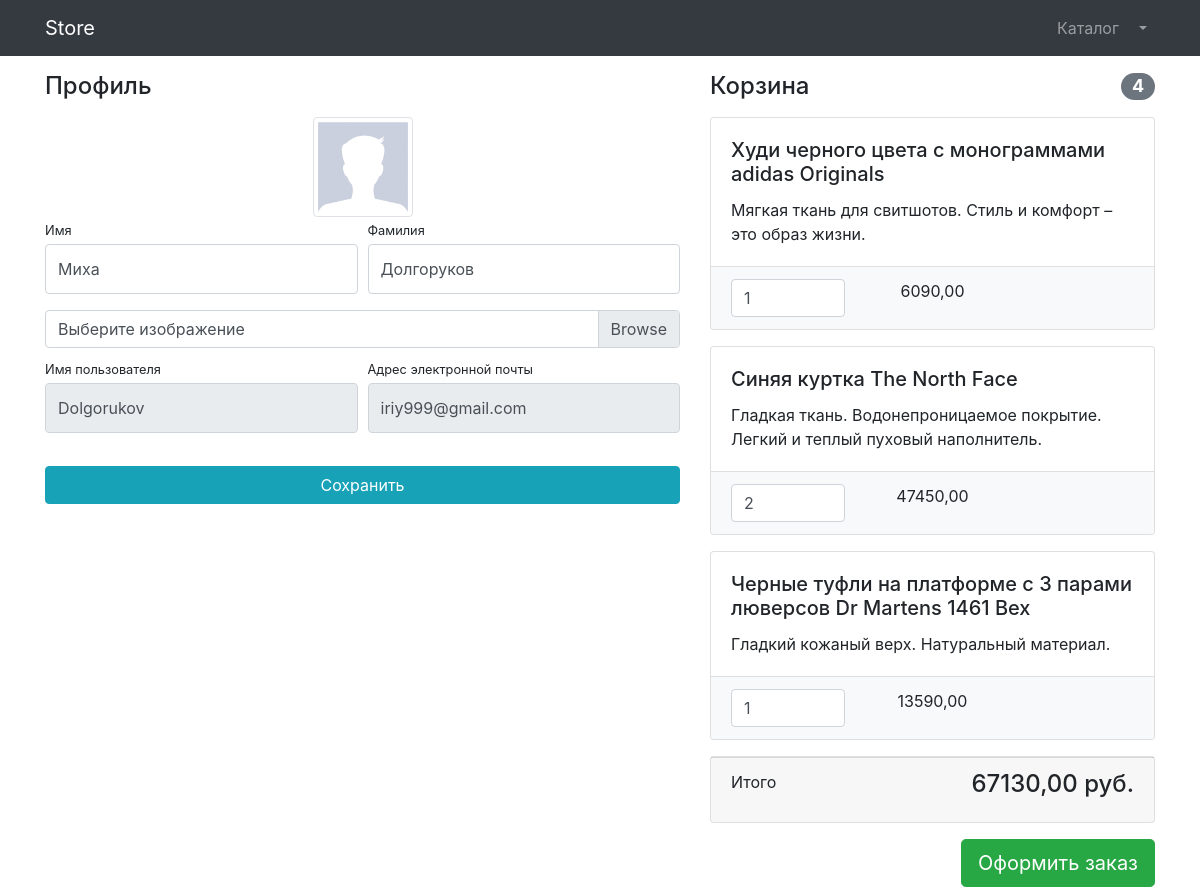
/users/profile/ (signed in), run on the app's committed database.
### users/models.py (models this page shows)
class User(AbstractUser):
    image = models.ImageField(upload_to='users_images', null=True, blank=True)

### products/models.py (models this page shows, shortened)
class Basket(models.Model):
    user = models.ForeignKey(to=User, on_delete=models.CASCADE)
    product = models.ForeignKey(to=Product, on_delete=models.CASCADE)
    quantity = models.PositiveSmallIntegerField(default=0)
    created_timestamp = models.DateTimeField(auto_now_add=True)
    objects = BasketQuerySet.as_manager()
    def sum(self):
        return self.product.price * self.quantity

class Product(models.Model):
    name = models.CharField(max_length=256)
    description = models.TextField(null=True, blank=True)
    price = models.DecimalField(max_digits=8, decimal_places=2)
    quantity = models.PositiveIntegerField(default=0)
    image = models.ImageField(upload_to='products_images')
    category = models.ForeignKey(to=ProductCategory, on_delete=models.CASCADE)
    class Meta:
        verbose_name = 'product'
        verbose_name_plural = 'products'

### users/views.py (the view)
# urls.py: path('profile/', profile, name='profile'),
@login_required
def profile(request):
    if request.method == 'POST':
        form = UserProfileForm(instance=request.user, data=request.POST, files=request.FILES)
        if form.is_valid():
            form.save()
            return HttpResponseRedirect(reverse('users:profile'))
        else:
            print(form.errors)
    else:
        form = UserProfileForm(instance=request.user)
    context = {'title': 'Store - Профиль',
               'form': form,
               'baskets': Basket.objects.filter(user=request.user),
               }
    return render(request, 'users/profile.html', context)

### users/forms.py
class UserProfileForm(UserChangeForm):
    first_name = forms.CharField(widget=forms.TextInput(attrs={'class': 'form-control py-4'}))
    last_name = forms.CharField(widget=forms.TextInput(attrs={'class': 'form-control py-4'}))
    username = forms.CharField(widget=forms.TextInput(attrs={'class': 'form-control py-4', 'readonly': True}))
    email = forms.CharField(widget=forms.TextInput(attrs={'class': 'form-control py-4', 'readonly': True}))
    image = forms.ImageField(widget=forms.FileInput(attrs={'class': 'custom-file-input'}), required=False)
    class Meta():
        model = User
        fields = ('first_name', 'last_name', 'username', 'email')

### products/models.py (called while the page is built)
    def total_sum(self):
        return sum(basket.sum() for basket in self.filter())

    def total_quantity(self):
        return sum(basket.quantity for basket in self)

### users/templates/users/profile.html (shortened to what this page needs)
{% extends 'products/base.html' %}
{% load static %}
{% block css %}
    <link href="{% static 'vendor/css/profile.css' %}" rel="stylesheet">
{% endblock %}
{% block content %}
    <div class="container">
    <div class="row">
        <div class="col-lg-7">
            <h4 class="mt-3 mb-3">Профиль</h4>
            <div class="col-lg-12 text-center">
                <img width="100" height="100"
                     src="{% if user.image %} {{ user.image.url %} {% else %} {% static 'vendor/img/users/default_avatar.jpg' %} {% endif %}"
                     class="img-thumbnail">
            </div>
            <form action="{% url 'users:profile' %}" method="post" enctype="multipart/form-data">
                <div class="form-row">
                    <div class="col-lg-6">
                        <div class="form-group">
                            <label class="small mb-1" for="{{ form.first_name.id_for_lable }}">Имя</label>
                            {{ form.first_name }}
                        </div>
                    </div>
                    <div class="col-lg-6">
                        <div class="form-group">
                            <label class="small mb-1" for="{{ form.last_name.id_for_lable }}">Фамилия</label>
                            {{ form.last_name }}
                        </div>
                    </div>
                </div>
                <div class="form-row mb-2">
                    <div class="col-lg-12">
                        <div class="custom-file">
                            <label class="custom-file-label" for="{{ form.image.id_for_lable }}">Выберите изображение</label>
                        </div>
                    </div>
                </div>
                <div class="form-row">
                    <div class="col-lg-6">
                        <label class="small mb-1" for="{{ form.username.id_for_lable }}">Имя пользователя</label>
                        {{ form.username }}
                    </div>
                    <div class="col-lg-6">
                        <label class="small mb-1" for="{{ form.email.id_for_lable }}">Адрес электронной
                            почты</label>
                        {{ form.email }}
                    </div>
                </div>
                <div class="form-row">
                    <div class="col-lg-12" style="margin-top: 33px;">
                        <input class="btn btn-info btn-block" type="submit" value="Сохранить">
                    </div>
                </div>
            </form>
        </div>
        <div class="col-lg-5">
            {% include 'products/baskets.html' %}
        </div>
    </div>
</div>
{% endblock %}

### products/templates/products/baskets.html (shortened to what this page needs)
{% if baskets %}
    <h4 class="mt-3 mb-3 d-flex justify-content-between align-items-center mb-3">
    Корзина <span class="badge badge-secondary badge-pill">{{ baskets.total_quantity }}</span>
    </h4>
    {% for basket in baskets %}
    <div class="card mb-3">
                    <div class="card-body">
                        <h5 class="card-title">{{ basket.product.name }}</h5>
                        <p class="card-text">{{ basket.product.description }}</p>
                    </div>
                    <ul class="list-group list-group-flush">
                        <li class="list-group-item bg-light">
                            <div class="row text-center">
                                <div class="col-lg-4">
                                    <input name="basketID" type="number" class="form-control"
                                           value="{{ basket.quantity }}" min="0">
                                </div>
                                <div class="col-lg-4">{{ basket.sum }}</div>
                                <div class="col-lg-4">
                                </div>
                            </div>
                        </li>
                    </ul>
                </div>
    {% endfor %}
    <div class="card mb-3">
                    <div class="card-footer">
                        <p class="float-left">Итого</p>
                        <h4 class="float-right">{{  baskets.total_sum }} руб.</h4>
                    </div>
                </div>
    <a class="btn btn-success btn-lg float-right" href="../orders/order-create.html">
                    Оформить заказ
                </a>
{% else %}
        <h4 class="mt-3 mb-3 d-flex justify-content-center align-items-center mb-3">
                    Корзина пуста
                </h4>
{% endif %}

### data on the page
User: first_name "Миха", last_name "Долгоруков", username "Dolgorukov", email "iriy999@gmail.com"
Basket: total_quantity "4", product.name "Худи черного цвета с монограммами adidas Originals", product.description "Мягкая ткань для свитшотов. Стиль и комфорт – это образ жизни.", basketID "1", sum "6090,00", total_sum "67130,00"
Basket: product.name "Синяя куртка The North Face", product.description "Гладкая ткань. Водонепроницаемое покрытие. Легкий и теплый пуховый наполнитель.", basketID "2", sum "47450,00"
Basket: product.name "Черные туфли на платформе с 3 парами люверсов Dr Martens 1461 Bex", product.description "Гладкий кожаный верх. Натуральный материал.", basketID "1", sum "13590,00"
